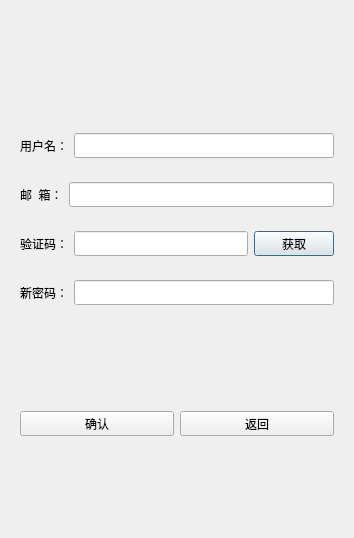
<?xml version="1.0" encoding="UTF-8"?>
<ui version="4.0">
 <class>ResetDialog</class>
 <widget class="QDialog" name="ResetDialog">
  <property name="geometry">
   <rect>
    <x>0</x>
    <y>0</y>
    <width>354</width>
    <height>538</height>
   </rect>
  </property>
  <property name="windowTitle">
   <string>Dialog</string>
  </property>
  <layout class="QVBoxLayout" name="verticalLayout">
   <item>
    <spacer name="verticalSpacer">
     <property name="orientation">
      <enum>Qt::Vertical</enum>
     </property>
     <property name="sizeHint" stdset="0">
      <size>
       <width>20</width>
       <height>40</height>
      </size>
     </property>
    </spacer>
   </item>
   <item>
    <widget class="QLabel" name="err_tip">
     <property name="minimumSize">
      <size>
       <width>0</width>
       <height>25</height>
      </size>
     </property>
     <property name="maximumSize">
      <size>
       <width>16777215</width>
       <height>25</height>
      </size>
     </property>
     <property name="text">
      <string/>
     </property>
     <property name="alignment">
      <set>Qt::AlignCenter</set>
     </property>
    </widget>
   </item>
   <item>
    <widget class="QWidget" name="widget" native="true">
     <layout class="QHBoxLayout" name="horizontalLayout">
      <item>
       <widget class="QLabel" name="user_lb">
        <property name="minimumSize">
         <size>
          <width>0</width>
          <height>25</height>
         </size>
        </property>
        <property name="maximumSize">
         <size>
          <width>16777215</width>
          <height>25</height>
         </size>
        </property>
        <property name="text">
         <string>用户名：</string>
        </property>
       </widget>
      </item>
      <item>
       <widget class="QLineEdit" name="user_edit">
        <property name="minimumSize">
         <size>
          <width>0</width>
          <height>25</height>
         </size>
        </property>
        <property name="maximumSize">
         <size>
          <width>16777215</width>
          <height>25</height>
         </size>
        </property>
        <property name="styleSheet">
         <string notr="true">font: 9pt &quot;Consolas&quot;;</string>
        </property>
       </widget>
      </item>
     </layout>
    </widget>
   </item>
   <item>
    <widget class="QWidget" name="widget_2" native="true">
     <layout class="QHBoxLayout" name="horizontalLayout_2">
      <item>
       <widget class="QLabel" name="email_lb">
        <property name="minimumSize">
         <size>
          <width>0</width>
          <height>25</height>
         </size>
        </property>
        <property name="maximumSize">
         <size>
          <width>16777215</width>
          <height>25</height>
         </size>
        </property>
        <property name="text">
         <string>邮  箱：</string>
        </property>
       </widget>
      </item>
      <item>
       <widget class="QLineEdit" name="email_edit">
        <property name="minimumSize">
         <size>
          <width>0</width>
          <height>25</height>
         </size>
        </property>
        <property name="maximumSize">
         <size>
          <width>16777215</width>
          <height>25</height>
         </size>
        </property>
        <property name="styleSheet">
         <string notr="true">font: 9pt &quot;Consolas&quot;;</string>
        </property>
       </widget>
      </item>
     </layout>
    </widget>
   </item>
   <item>
    <widget class="QWidget" name="widget_3" native="true">
     <layout class="QHBoxLayout" name="horizontalLayout_3">
      <item>
       <widget class="QLabel" name="varify_lb">
        <property name="minimumSize">
         <size>
          <width>0</width>
          <height>25</height>
         </size>
        </property>
        <property name="maximumSize">
         <size>
          <width>16777215</width>
          <height>25</height>
         </size>
        </property>
        <property name="text">
         <string>验证码：</string>
        </property>
       </widget>
      </item>
      <item>
       <widget class="QLineEdit" name="varify_edit">
        <property name="minimumSize">
         <size>
          <width>0</width>
          <height>25</height>
         </size>
        </property>
        <property name="maximumSize">
         <size>
          <width>16777215</width>
          <height>25</height>
         </size>
        </property>
        <property name="styleSheet">
         <string notr="true">font: 9pt &quot;Consolas&quot;;</string>
        </property>
       </widget>
      </item>
      <item>
       <widget class="TimerBtn" name="varify_btn">
        <property name="minimumSize">
         <size>
          <width>0</width>
          <height>25</height>
         </size>
        </property>
        <property name="maximumSize">
         <size>
          <width>16777215</width>
          <height>25</height>
         </size>
        </property>
        <property name="text">
         <string>获取</string>
        </property>
       </widget>
      </item>
     </layout>
    </widget>
   </item>
   <item>
    <widget class="QWidget" name="widget_4" native="true">
     <layout class="QHBoxLayout" name="horizontalLayout_4">
      <item>
       <widget class="QLabel" name="pwd_lb">
        <property name="minimumSize">
         <size>
          <width>0</width>
          <height>25</height>
         </size>
        </property>
        <property name="maximumSize">
         <size>
          <width>16777215</width>
          <height>25</height>
         </size>
        </property>
        <property name="text">
         <string>新密码：</string>
        </property>
       </widget>
      </item>
      <item>
       <widget class="QLineEdit" name="pwd_edit">
        <property name="minimumSize">
         <size>
          <width>0</width>
          <height>25</height>
         </size>
        </property>
        <property name="maximumSize">
         <size>
          <width>16777215</width>
          <height>25</height>
         </size>
        </property>
        <property name="styleSheet">
         <string notr="true">font: 9pt &quot;Consolas&quot;;</string>
        </property>
       </widget>
      </item>
     </layout>
    </widget>
   </item>
   <item>
    <spacer name="verticalSpacer_2">
     <property name="orientation">
      <enum>Qt::Vertical</enum>
     </property>
     <property name="sizeHint" stdset="0">
      <size>
       <width>20</width>
       <height>40</height>
      </size>
     </property>
    </spacer>
   </item>
   <item>
    <widget class="QWidget" name="widget_5" native="true">
     <layout class="QHBoxLayout" name="horizontalLayout_5">
      <item>
       <widget class="QPushButton" name="sure_btn">
        <property name="minimumSize">
         <size>
          <width>0</width>
          <height>25</height>
         </size>
        </property>
        <property name="maximumSize">
         <size>
          <width>16777215</width>
          <height>25</height>
         </size>
        </property>
        <property name="text">
         <string>确认</string>
        </property>
       </widget>
      </item>
      <item>
       <widget class="QPushButton" name="return_btn">
        <property name="minimumSize">
         <size>
          <width>0</width>
          <height>25</height>
         </size>
        </property>
        <property name="maximumSize">
         <size>
          <width>16777215</width>
          <height>25</height>
         </size>
        </property>
        <property name="text">
         <string>返回</string>
        </property>
       </widget>
      </item>
     </layout>
    </widget>
   </item>
   <item>
    <spacer name="verticalSpacer_3">
     <property name="orientation">
      <enum>Qt::Vertical</enum>
     </property>
     <property name="sizeHint" stdset="0">
      <size>
       <width>20</width>
       <height>40</height>
      </size>
     </property>
    </spacer>
   </item>
  </layout>
 </widget>
 <customwidgets>
  <customwidget>
   <class>TimerBtn</class>
   <extends>QPushButton</extends>
   <header>D:/app/QT/file/project-chat/timerbtn.h</header>
  </customwidget>
 </customwidgets>
 <resources/>
 <connections/>
</ui>
